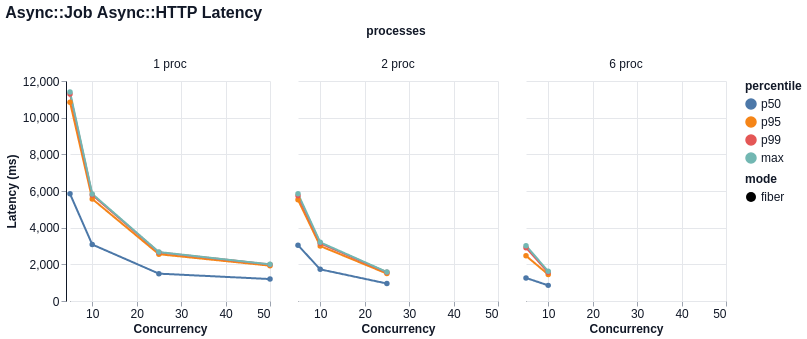

Write the Vega-Lite specification saved for this chart.
### Vega-Lite specification from a JSON file in a GitHub repository (floating-point values rounded to 4 significant figures)
{"$schema": "https://vega.github.io/schema/vega-lite/v6.json", "title": "Async::Job Async::HTTP Latency", "width": 200, "height": 220, "data": {"values": [{"mode": "fiber", "concurrency": 5, "processes": "1 proc", "percentile": "p50", "value": 5846.0}, {"mode": "fiber", "concurrency": 5, "processes": "1 proc", "percentile": "p95", "value": 10850.0}, {"mode": "fiber", "concurrency": 5, "processes": "1 proc", "percentile": "p99", "value": 11290.0}, {"mode": "fiber", "concurrency": 5, "processes": "1 proc", "percentile": "max", "value": 11400.0}, {"mode": "fiber", "concurrency": 10, "processes": "1 proc", "percentile": "p50", "value": 3082.0}, {"mode": "fiber", "concurrency": 10, "processes": "1 proc", "percentile": "p95", "value": 5567.0}, {"mode": "fiber", "concurrency": 10, "processes": "1 proc", "percentile": "p99", "value": 5788.0}, {"mode": "fiber", "concurrency": 10, "processes": "1 proc", "percentile": "max", "value": 5842.0}, {"mode": "fiber", "concurrency": 25, "processes": "1 proc", "percentile": "p50", "value": 1492.0}, {"mode": "fiber", "concurrency": 25, "processes": "1 proc", "percentile": "p95", "value": 2553.0}, {"mode": "fiber", "concurrency": 25, "processes": "1 proc", "percentile": "p99", "value": 2652.0}, {"mode": "fiber", "concurrency": 25, "processes": "1 proc", "percentile": "max", "value": 2669.0}, {"mode": "fiber", "concurrency": 50, "processes": "1 proc", "percentile": "p50", "value": 1198.0}, {"mode": "fiber", "concurrency": 50, "processes": "1 proc", "percentile": "p95", "value": 1927.0}, {"mode": "fiber", "concurrency": 50, "processes": "1 proc", "percentile": "p99", "value": 1989.0}, {"mode": "fiber", "concurrency": 50, "processes": "1 proc", "percentile": "max", "value": 1999.0}, {"mode": "fiber", "concurrency": 5, "processes": "2 proc", "percentile": "p50", "value": 3043.0}, {"mode": "fiber", "concurrency": 5, "processes": "2 proc", "percentile": "p95", "value": 5520.0}, {"mode": "fiber", "concurrency": 5, "processes": "2 proc", "percentile": "p99", "value": 5741.0}, {"mode": "fiber", "concurrency": 5, "processes": "2 proc", "percentile": "max", "value": 5847.0}, {"mode": "fiber", "concurrency": 10, "processes": "2 proc", "percentile": "p50", "value": 1726.0}, {"mode": "fiber", "concurrency": 10, "processes": "2 proc", "percentile": "p95", "value": 2998.0}, {"mode": "fiber", "concurrency": 10, "processes": "2 proc", "percentile": "p99", "value": 3145.0}, {"mode": "fiber", "concurrency": 10, "processes": "2 proc", "percentile": "max", "value": 3200.0}, {"mode": "fiber", "concurrency": 25, "processes": "2 proc", "percentile": "p50", "value": 953.8}, {"mode": "fiber", "concurrency": 25, "processes": "2 proc", "percentile": "p95", "value": 1496.0}, {"mode": "fiber", "concurrency": 25, "processes": "2 proc", "percentile": "p99", "value": 1564.0}, {"mode": "fiber", "concurrency": 25, "processes": "2 proc", "percentile": "max", "value": 1582.0}, {"mode": "fiber", "concurrency": 5, "processes": "6 proc", "percentile": "p50", "value": 1257.0}, {"mode": "fiber", "concurrency": 5, "processes": "6 proc", "percentile": "p95", "value": 2465.0}, {"mode": "fiber", "concurrency": 5, "processes": "6 proc", "percentile": "p99", "value": 2907.0}, {"mode": "fiber", "concurrency": 5, "processes": "6 proc", "percentile": "max", "value": 3018.0}, {"mode": "fiber", "concurrency": 10, "processes": "6 proc", "percentile": "p50", "value": 852.9}, {"mode": "fiber", "concurrency": 10, "processes": "6 proc", "percentile": "p95", "value": 1446.0}, {"mode": "fiber", "concurrency": 10, "processes": "6 proc", "percentile": "p99", "value": 1563.0}, {"mode": "fiber", "concurrency": 10, "processes": "6 proc", "percentile": "max", "value": 1620.0}]}, "mark": {"type": "line", "point": true, "tooltip": true}, "encoding": {"x": {"field": "concurrency", "type": "quantitative", "title": "Concurrency"}, "y": {"field": "value", "type": "quantitative", "title": "Latency (ms)"}, "color": {"field": "percentile", "type": "nominal", "sort": ["p50", "p95", "p99", "max"]}, "tooltip": [{"field": "mode", "type": "nominal"}, {"field": "concurrency", "type": "quantitative"}, {"field": "processes", "type": "nominal"}, {"field": "metric", "type": "nominal"}, {"field": "percentile", "type": "nominal"}, {"field": "value", "type": "quantitative"}], "strokeDash": {"field": "mode", "type": "nominal"}, "column": {"field": "processes", "type": "nominal", "sort": null}}, "config": {"background": "white", "axis": {"labelFont": "Helvetica", "titleFont": "Helvetica", "labelFontSize": 12, "titleFontSize": 12, "labelColor": "#111827", "titleColor": "#111827", "domainColor": "#111827", "tickColor": "#9ca3af", "grid": true, "gridColor": "#e5e7eb"}, "header": {"labelFont": "Helvetica", "titleFont": "Helvetica", "labelFontSize": 12, "titleFontSize": 12, "labelColor": "#111827", "titleColor": "#111827"}, "legend": {"labelFont": "Helvetica", "titleFont": "Helvetica", "labelFontSize": 12, "titleFontSize": 12, "labelColor": "#111827", "titleColor": "#111827"}, "title": {"font": "Helvetica", "fontSize": 16, "anchor": "start", "color": "#111827"}, "view": {"stroke": null}}}
